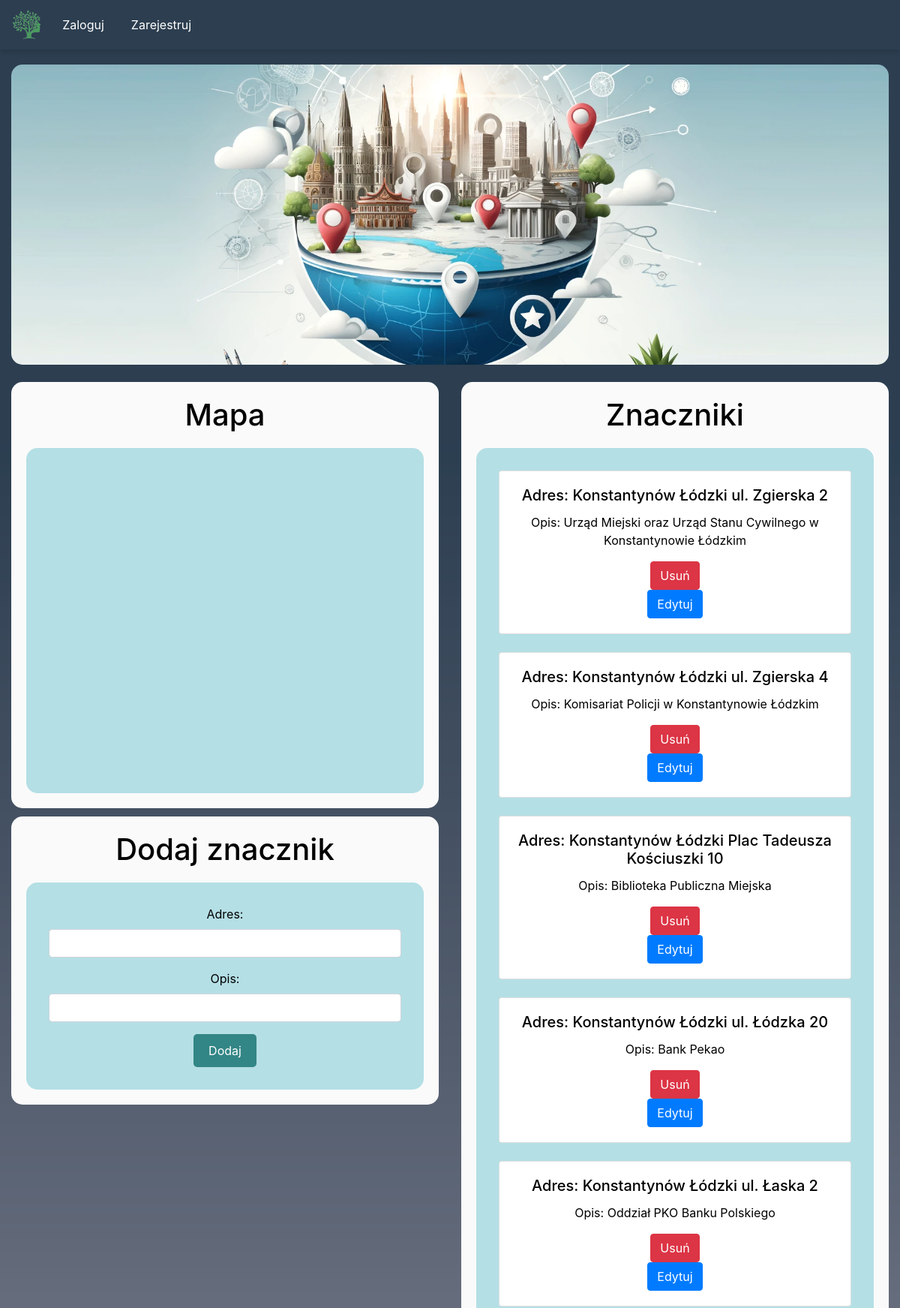
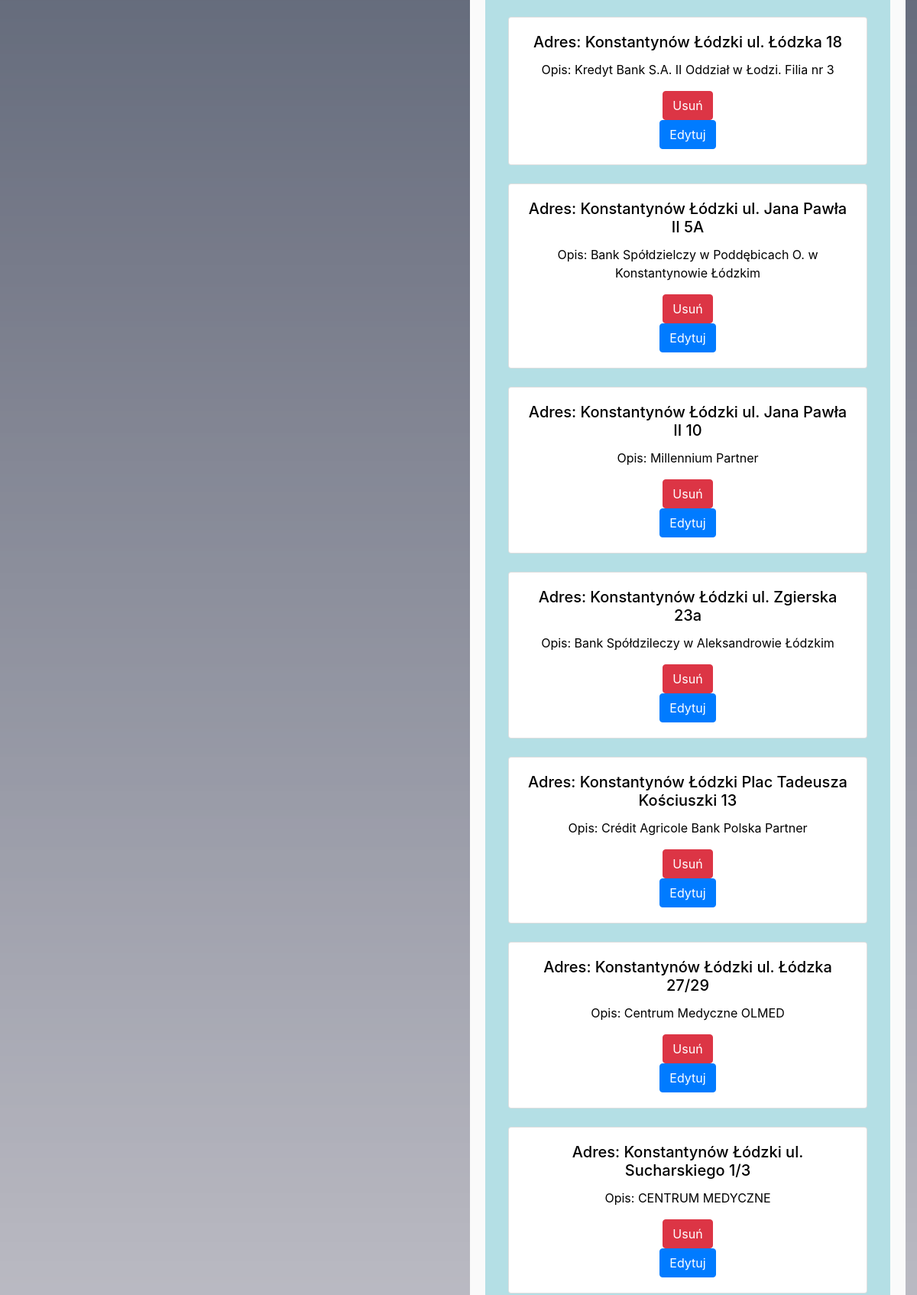
Page /maps (upper part) on the committed database (2 pictures, top to bottom).
### website/models.py (models this page shows)
class MapMarker(db.Model):
    id = db.Column(db.Integer, primary_key=True)
    lat = db.Column(db.Float)
    lng = db.Column(db.Float)
    address = db.Column(db.String(255))
    description = db.Column(db.Text)
    user_id = db.Column(db.Integer, db.ForeignKey('user.id'))

### website/views.py (the view, shortened to what this page needs)
@views.route('/maps', methods=['GET', 'POST'])
def maps():
    markers = MapMarker.query.all()  # Pobieramy wszystkie znaczniki z bazy danych
    return render_template("maps.html", user=current_user, markers=markers)

### website/templates/maps.html (shortened to what this page needs)
{% extends "base.html" %}
{% block content %}
    <div class="banner"></div>
        <div class="row">
            <div class="col-md-6">
                <div class="container1">
                    <h1 align="center">Mapa</h1>
                    <div class="container_map">
                        <div id="map" style="height: 400px; width: 100%;"></div>
                    </div>
                </div>
                <div class="container2">
                    <h1>Dodaj znacznik</h1>
                    <div class="container_map">
                        <form method="POST">
                            <div class="form-group">
                                <label for="address">Adres:</label>
                                <input type="text" class="form-control" id="address" name="address" required>
                            </div>
                            <div class="form-group">
                                <label for="description">Opis:</label>
                                <input type="text" class="form-control" id="description" name="description">
                            </div>
                            <button type="submit" class="btn-t btn-primary">Dodaj</button>
                        </form>
                    </div>
                </div>
            </div>
            <div class="col-md-6">
                <div class="container3">
                    <h1>Znaczniki</h1>
                    <div class="container_map">
                    {% if markers %}
                        {% for marker in markers %}
                        <div class="card">
                            <div class="card-body">
                                <h5 class="card-title">Adres: {{ marker.address }}</h5>
                                <p class="card-text">Opis: {{ marker.description }}</p>
                                <form action="{{ url_for('views.delete_marker', marker_id=marker.id) }}" method="post">
                                    <button type="submit" class="btn btn-danger">Usuń</button>
                                </form>
                                  <button type="button" class="btn btn-primary" onclick="openEditModal('{{ marker.id }}', '{{ marker.address }}', '{{ marker.description }}')">Edytuj</button>
                            </div>
                        </div>
                        <br>
                        {% endfor %}
                    {% else %}
                        <p>Brak znaczników do wyświetlenia.</p>
                    {% endif %}
                    </div>
                </div>
            </div>
        </div>
{% endblock %}

### rows in the picture
MapMarker: address "Konstantynów Łódzki ul. Zgierska 2", description "Urząd Miejski oraz Urząd Stanu Cywilnego w Konstantynowie Łódzkim"
MapMarker: address "Konstantynów Łódzki ul. Zgierska 4", description "Komisariat Policji w Konstantynowie Łódzkim"
MapMarker: address "Konstantynów Łódzki Plac Tadeusza Kościuszki 10", description "Biblioteka Publiczna Miejska"
MapMarker: address "Konstantynów Łódzki ul. Łódzka 20", description "Bank Pekao"
MapMarker: address "Konstantynów Łódzki ul. Łaska 2", description "Oddział PKO Banku Polskiego"
MapMarker: address "Konstantynów Łódzki ul. Łódzka 18", description "Kredyt Bank S.A. II Oddział w Łodzi. Filia nr 3"
MapMarker: address "Konstantynów Łódzki ul. Jana Pawła II 5A", description "Bank Spółdzielczy w Poddębicach O. w Konstantynowie Łódzkim"
MapMarker: address "Konstantynów Łódzki ul. Jana Pawła II 10", description "Millennium Partner"
MapMarker: address "Konstantynów Łódzki ul. Zgierska 23a", description "Bank Spółdzileczy w Aleksandrowie Łódzkim"
MapMarker: address "Konstantynów Łódzki Plac Tadeusza Kościuszki 13", description "Crédit Agricole Bank Polska Partner"
MapMarker: address "Konstantynów Łódzki ul. Łódzka 27/29", description "Centrum Medyczne OLMED"
MapMarker: address "Konstantynów Łódzki ul. Sucharskiego 1/3", description "CENTRUM MEDYCZNE"
